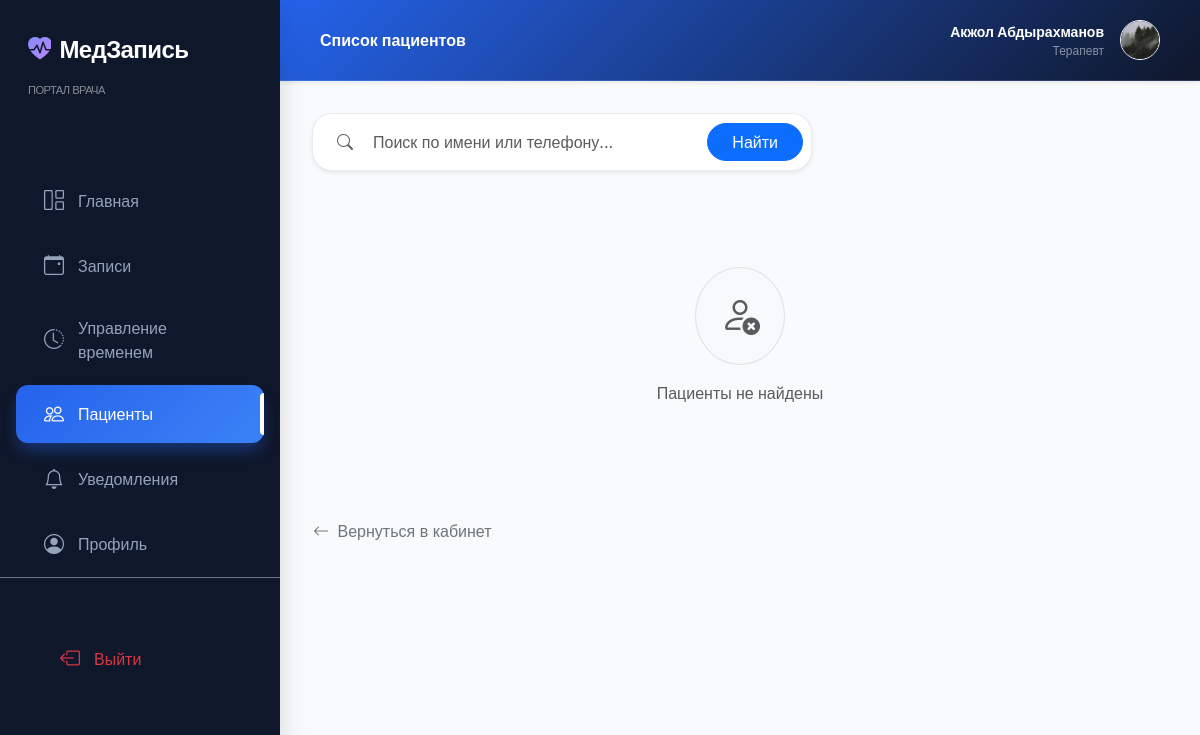
The app's page /doctor/patients/ (signed in), older data.
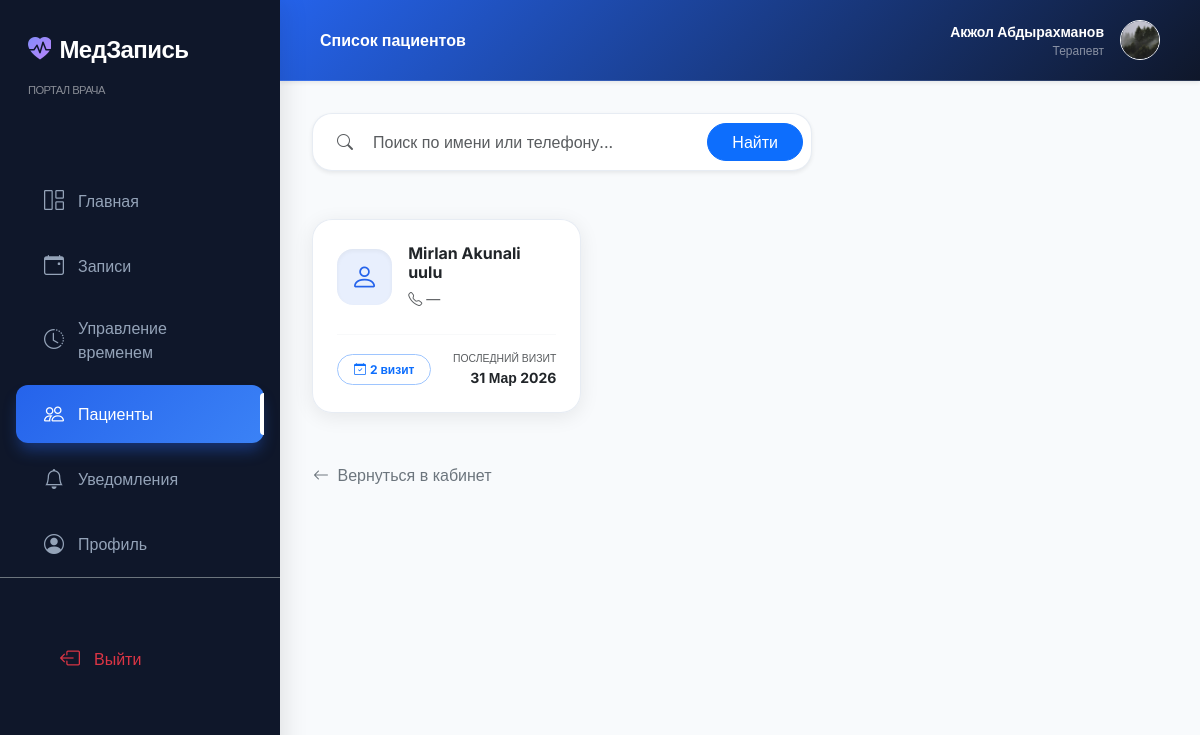
The same page, newer data.
### accounts/models.py (models this page shows, shortened)
class CustomUser(AbstractUser):
    phone = models.CharField(
        max_length=20,
        blank=True,
        null=True,
        verbose_name='Номер телефона',
        help_text='Формат: +996 XXX XXXXXX'
    )
    date_of_birth = models.DateField(
        null=True,
        blank=True,
        verbose_name='Дата рождения'
    )
    is_doctor = models.BooleanField(
        default=False,
        verbose_name='Врач',
        help_text='Отметьте, если пользователь является врачом'
    )
    photo = models.ImageField(
        upload_to='users/',
        blank=True,
        null=True,
        verbose_name='Фото профиля'
    )
    email = models.EmailField(unique=True, verbose_name='Email')
    REQUIRED_FIELDS = ['email', 'first_name', 'last_name', 'phone']
    class Meta:
        verbose_name = 'Пользователь'
        verbose_name_plural = 'Пользователи'
    def get_full_name(self):
        return f'{self.first_name} {self.last_name}'.strip() or self.username

### queue_app/models.py (models this page shows, shortened)
class Appointment(models.Model):
    STATUS_CHOICES = [
        ('pending', 'Ожидает'),
        ('confirmed', 'Подтверждена'),
        ('completed', 'Завершена'),
        ('cancelled', 'Отменена'),
    ]
    patient = models.ForeignKey(
        settings.AUTH_USER_MODEL,
        on_delete=models.CASCADE,
        related_name='appointments',
        verbose_name='Пациент'
    )
    service = models.ForeignKey(
        Service,
        on_delete=models.CASCADE,
        related_name='appointments',
        verbose_name='Услуга'
    )
    specialist = models.ForeignKey(
        Specialist,
        on_delete=models.CASCADE,
        related_name='appointments',
        verbose_name='Специалист'
    )
    time_slot = models.OneToOneField(
        TimeSlot,
        on_delete=models.CASCADE,
        related_name='appointment',
        verbose_name='Временной слот'
    )
    queue_number = models.PositiveIntegerField(verbose_name='Номер очереди', editable=False)
    status = models.CharField(
        max_length=20,
        choices=STATUS_CHOICES,
        default='pending',
        verbose_name='Статус'
    )
    complaint = models.TextField(blank=True, verbose_name='Причина обращения')
    created_at = models.DateTimeField(auto_now_add=True, verbose_name='Дата создания')
    updated_at = models.DateTimeField(auto_now=True)
    class Meta:
        verbose_name = 'Запись'
        verbose_name_plural = 'Записи'
        ordering = ['-created_at']

class TimeSlot(models.Model):
    specialist = models.ForeignKey(
        Specialist,
        on_delete=models.CASCADE,
        related_name='time_slots',
        verbose_name='Специалист'
    )
    date = models.DateField(verbose_name='Дата')
    time = models.TimeField(verbose_name='Время')
    is_available = models.BooleanField(default=True, verbose_name='Доступен')
    class Meta:
        verbose_name = 'Временной слот'
        verbose_name_plural = 'Временные слоты'
        ordering = ['date', 'time']
        unique_together = ('specialist', 'date', 'time')

### queue_app/views.py (the view)
# urls.py: path('doctor/patients/', views.doctor_patients_view, name='doctor_patients'),
@doctor_required
def doctor_patients_view(request):
    specialist = request.user.specialist_profile
    search_query = request.GET.get('q', '').strip()
    patient_ids = Appointment.objects.filter(
        specialist=specialist
    ).values_list('patient_id', flat=True).distinct()
    from accounts.models import CustomUser
    patients = CustomUser.objects.filter(id__in=patient_ids)
    if search_query:
        patients = patients.filter(
            Q(first_name__icontains=search_query) |
            Q(last_name__icontains=search_query) |
            Q(phone__icontains=search_query)
        )
    patient_data = []
    for patient in patients:
        appts = Appointment.objects.filter(
            specialist=specialist, patient=patient
        ).order_by('-time_slot__date')
        patient_data.append({
            'patient': patient,
            'visit_count': appts.count(),
            'last_visit': appts.first(),
        })
    return render(request, 'doctor/doctor_patients.html', {
        'patient_data': patient_data,
        'search_query': search_query,
    })

### queue_app/context_processors.py (called while the page is built)
def notification_processor(request):
    if request.user.is_authenticated:
        unread_count = Notification.objects.filter(user=request.user, is_read=False).count()
        return {'unread_notifications_count': unread_count}
    return {'unread_notifications_count': 0}

### queue_app/views.py (called while the page is built)
def is_doctor(user):
    return user.is_authenticated and user.is_doctor and hasattr(user, 'specialist_profile')

def doctor_required(view_func):
    from functools import wraps
    @wraps(view_func)
    def wrapper(request, *args, **kwargs):
        if not request.user.is_authenticated:
            return redirect('login')
        if not is_doctor(request.user):
            messages.error(request, 'У вас нет доступа к кабинету врача.')
            return redirect('home')
        return view_func(request, *args, **kwargs)
    return wrapper

### templates/doctor/doctor_patients.html (shortened to what this page needs)
{% extends 'doctor/base_doctor.html' %}
{% block header_title %}Список пациентов{% endblock %}
{% block doctor_content %}
<div class="container-fluid px-0">
    <form method="get" class="mb-5">
        <div class="glass-card p-2 d-inline-flex align-items-center bg-white shadow-sm"
            style="max-width: 500px; width: 100%;">
            <div class="ps-3 pe-2 text-muted">
                <i class="bi bi-search"></i>
            </div>
            <input type="text" name="q" class="form-control border-0 bg-transparent shadow-none py-2"
                placeholder="Поиск по имени или телефону..." value="{{ search_query }}">
            <button class="btn btn-primary rounded-pill px-4 ms-2" type="submit">Найти</button>
        </div>
    </form>
    {% if patient_data %}
    <div class="row g-4">
        {% for item in patient_data %}
        <div class="col-md-6 col-lg-4">
            <div class="glass-card p-4 h-100">
                <div class="d-flex align-items-center gap-3 mb-4">
                    <div class="stat-icon" style="background: rgba(37, 99, 235, 0.1); color: var(--primary-color);">
                        <i class="bi bi-person"></i>
                    </div>
                    <div>
                        <h6 class="fw-bold mb-1 text-dark">{{ item.patient.get_full_name }}</h6>
                        <a href="tel:{{ item.patient.phone }}" class="text-muted small text-decoration-none">
                            <i class="bi bi-telephone me-1"></i>{{ item.patient.phone|default:"—" }}
                        </a>
                    </div>
                </div>
                <div class="d-flex justify-content-between align-items-center pt-3 border-top border-light">
                    <div>
                        <span
                            class="badge rounded-pill bg-primary-soft text-primary border border-primary-subtle px-3 py-2">
                            <i class="bi bi-calendar-check me-1"></i>{{ item.visit_count }} визит{{ item.visit_count|pluralize:"ов,а,ов" }}
                        </span>
                    </div>
                    {% if item.last_visit %}
                    <div class="text-end">
                        <div class="text-uppercase tracking-wider text-muted small" style="font-size: 0.65rem;">
                            Последний визит</div>
                        <div class="fw-bold text-dark small">{{ item.last_visit.time_slot.date|date:"d M Y" }}</div>
                    </div>
                    {% endif %}
                </div>
            </div>
        </div>
        {% endfor %}
    </div>
    {% else %}
    <div class="text-center py-5">
        <div class="bg-light rounded-circle d-inline-flex p-4 mb-3 border">
            <i class="bi bi-person-x display-6 text-muted"></i>
        </div>
        <p class="text-muted fw-medium">Пациенты не найдены</p>
    </div>
    {% endif %}
    <div class="mt-5">
        <a href="{% url 'doctor_dashboard' %}" class="btn btn-link link-secondary text-decoration-none small p-0">
            <i class="bi bi-arrow-left me-1"></i> Вернуться в кабинет
        </a>
    </div>
</div>
{% endblock %}

Row changes from the older to the newer data that the page shows:
added CustomUser: patient.get_full_name "Mirlan Akunali uulu", patient.phone "—", visit_count "2", last_visit.time_slot "31 Мар 2026"
Text that changed along with them:
text no longer shown: "Пациенты не найдены"
